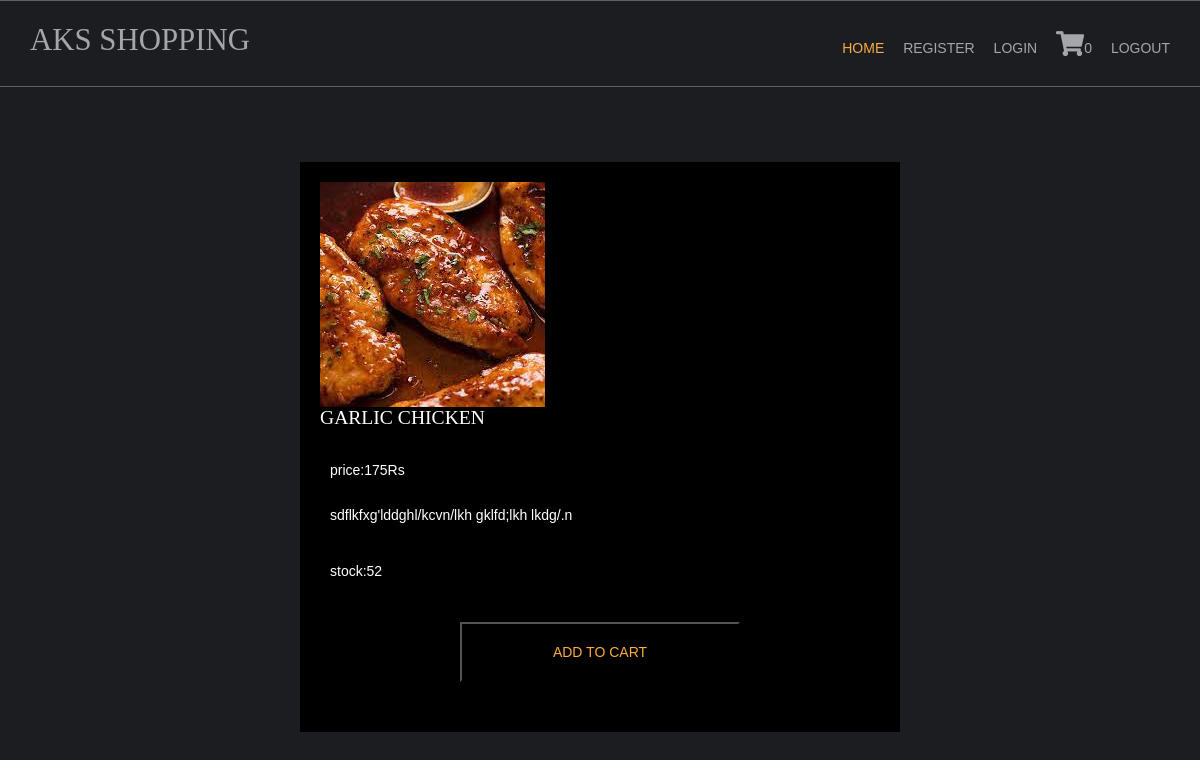
Page /chicken/garlic-chicken on the committed database.
### shop/models.py (models this page shows, shortened)
class products(models.Model):
    name = models.CharField(max_length=250, unique=True)
    slug = models.SlugField(max_length=250, unique=True)
    img = models.ImageField(upload_to='product')
    desc = models.TextField()
    stock = models.IntegerField()
    available = models.BooleanField()
    price = models.IntegerField()
    category = models.ForeignKey(categ, on_delete=models.CASCADE)

### shop/views.py (the view)
# urls.py: path('<slug:c_slug>/<slug:product_slug>',views.prodDetails,name='details'),
def prodDetails(request, c_slug, product_slug):
    try:
        prod = products.objects.get(category__slug=c_slug, slug=product_slug)
    except Exception as e:
        raise e
    return render(request, 'item.html', {'pr': prod})

### cart/context_processor.py (called while the page is built)
def count(request):
    item_count=0;
    if 'admin' in request.path:
        return {}
    else:
        try:
            ct=cartlist.objects.filter(cart_id=c_id(request))
            cti=items.objects.all().filter(cart=ct[:1])
            for c in cti:
                item_count += c.quan
        except cartlist.DoesNotExists:
            item_count=0
        return dict(itc=item_count)

### cart/views.py (called while the page is built)
def c_id(request):
    ct_id = request.session.session_key
    if not ct_id:
        ct_id = request.session.create()
    return ct_id

### templates/item.html (shortened to what this page needs)
{% extends 'base.html' %}
{% load static %}
{% block content %}
<html lang="en" xmlns="http://www.w3.org/1999/html">
<head>
    <link href="{% static 'pr/fontawesome/css/all.min.css" rel="stylesheet' %}" />
    <link href="{% static 'pr/css/templatemo-comparto.css' %}" rel="stylesheet' %}" />
</head>
<body>
  <br><br>
    <div id="box5" class="box">
        <section class="tm-mb-1" id="about">
            <div class="tm-row tm-about-row">
                <div class="tm-section-1-l">
                    <img src="{{pr.img.url}}" alt="About image" class="tm-img-responsive">
                </div>
                <article class="tm-section-1-r tm-bg-color-8">
                    <h2 class="tm-mb-2 tm-title-color">{{pr.name}}</h2>
                    <p>  price:{{pr.price}}Rs<br><br>{{pr.desc}}</p>
                    <p >stock:{{pr.stock}}</p>
                    {% if pr.stock <= 0 %}
                        <h1 style="color:red"> Sorry, No stock available</h1>
                    {% else %}
                        <button id="box3" class="box"><a href="{% url 'addcart' pr.id %}" class="tm-btn tm-btn-1 tm-link-to-services">ADD TO CART</a></button>
                    {% endif %}
                </article>
            </div>
    </div>
</body>
</html>
{% endblock %}

### static/hm/layout/styles/layout.css (style rules this page uses)
*, *::before, *::after { transition:all .3s ease-in-out; }
body { color:#A5A6AA; background-color:#1C1D21; }
a { color:#FBAB45; }

### static/hm/layout/styles/framework.css (style rules this page uses)
html { overflow-y:scroll; overflow-x:hidden; }
html, body { margin:0; padding:0; font-size:14px; line-height:1.6em; }
*, *::before, *::after { box-sizing:border-box; }
a { outline:none; text-decoration:none; }
img { width:auto; max-width:100%; height:auto; margin:0; padding:0; border:none; line-height:normal; vertical-align:middle; }
body, input, textarea, select { font-family:Verdana, Geneva, sans-serif; }
h1, h2, h3, h4, h5, h6, .heading { font-family:Georgia, "Times New Roman", Times, serif; }
label, input, textarea, select, button { display:block; resize:none; outline:none; color:inherit; font-size:inherit; font-family:inherit; vertical-align:middle; }
::placeholder { opacity:1; }
h1, h2, h3, h4, h5, h6, .heading { margin:0 0 20px 0; font-size:1.4rem; line-height:normal; font-weight:normal; text-transform:uppercase; }
address, article, aside, figcaption, figure, footer, header, main, nav, section { display:block; margin:0; padding:0; }

### templates/item.html (style rules this page uses)
p { padding: 10px; }
.box { padding: 20px; width: 50%; margin: 30px auto; background: #000; color: #fff; }

### rows in the picture
products: img (picture), name "GARLIC CHICKEN", price "175", desc "sdflkfxg'lddghl/kcvn/lkh gklfd;lkh lkdg/.n", stock "52"

### other values in the picture
{{ itc }} "0"
